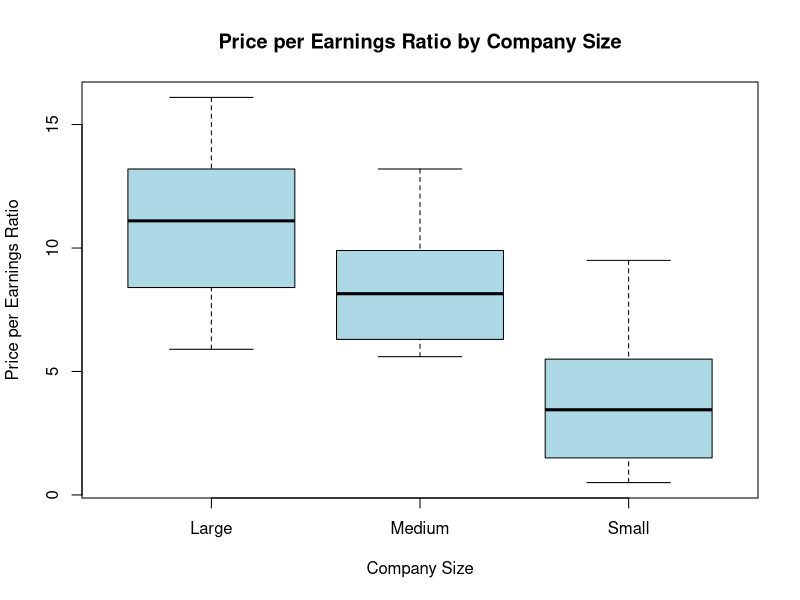
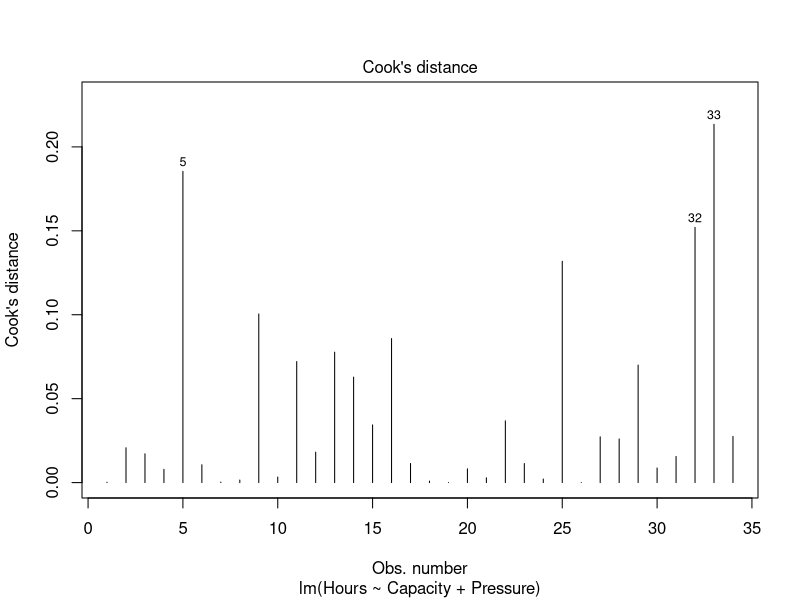

The R script that drew these images, in order:
## ---- chunk 1
company <- read.csv("../data/company.csv", header = TRUE)
company
## ---- chunk 2
cor(company$ESratio, company$PEratio, method = "pearson")
cor(company$ESratio, company$PEratio, method = "spearman")
## ---- chunk 3
boxplot(company$PEratio ~ company$Size, main = "Price per Earnings Ratio by Company Size", xlab = "Company Size", ylab = "Price per Earnings Ratio", col = "lightblue")
## ---- chunk 4
kruskal.test(PEratio ~ Size, data = company)
## ---- chunk 5
boiler <- read.csv("../data/boiler.csv", header = TRUE)
boiler
## ---- chunk 6
hour_model <- lm(Hours ~ Capacity + Pressure, data = boiler)
summary(hour_model)
## ---- chunk 7
plot(hour_model, which = 4)   # Residuals vs Leverage: Check for influential points
## ---- chunk 8
boiler$Capacity_type <- boiler$Capacity*boiler$Type
hour_lm <- lm(Hours ~ Type + Capacity + Capacity_type, data = boiler)
summary(hour_lm)
